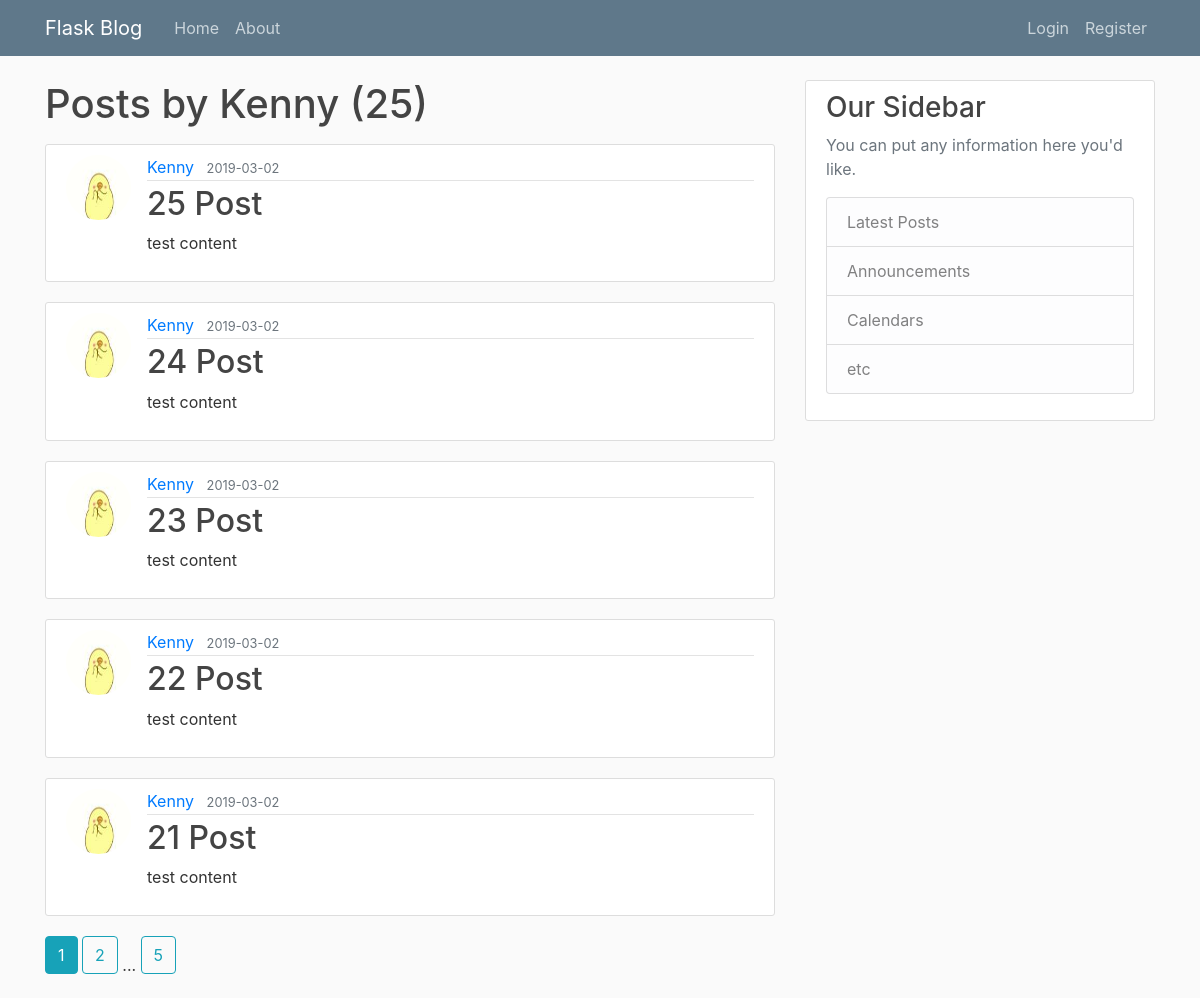
/user/Kenny, run on the app's committed database.
### flaskblog/models.py (models this page shows, shortened)
class User(db.Model, UserMixin):
    id = db.Column(db.Integer, primary_key=True)
    user_name = db.Column(db.String(20), unique=True, nullable=False)
    email = db.Column(db.String(120), unique=True, nullable=False)
    image_file = db.Column(db.String(20), nullable=False, default='default.jpg')
    password = db.Column(db.String(60), nullable=False)
    posts = db.relationship('Post', backref='author', lazy=True)

class Post(db.Model):
    id = db.Column(db.Integer, primary_key=True)
    title = db.Column(db.String(100), nullable=False)
    date_posted = db.Column(db.DATETIME, nullable=False, default=datetime.utcnow)
    content = db.Column(db.Text, nullable=False)
    user_id = db.Column(db.Integer, db.ForeignKey('user.id'), nullable=False)

### flaskblog/users/routes.py (the view)
@users.route('/user/<string:username>')
def user_posts(username):
    page = request.args.get('page', 1, type=int)
    user = User.query.filter_by(user_name=username).first_or_404()
    posts = Post.query.filter_by(author=user)\
        .order_by(Post.date_posted.desc()).\
        paginate(per_page=5, page=page)
    return render_template('user_posts.html', posts=posts, user=user)

### flaskblog/templates/user_posts.html
{% extends "layout.html" %}
{% block content %}
    <h1 class="mb-3">Posts by {{ user.user_name }} ({{ posts.total }})</h1>
    {% for post in posts.items %}
        <article class="media content-section">
          <img class="rounded-circle article-img" src="{{ url_for('static', filename='profile_pics/' + post.author.image_file) }}">
          <div class="media-body">
            <div class="article-metadata">
              <a class="mr-2" href="{{ url_for('users.user_posts', username=post.author.user_name) }}">{{ post.author.user_name }}</a>
              <small class="text-muted">{{ post.date_posted.strftime('%Y-%m-%d') }}</small>
            </div>
            <h2><a class="article-title" href="{{ url_for('posts.post', post_id=post.id) }}">{{ post.title }}</a></h2>
            <p class="article-content">{{ post.content }}</p>
          </div>
        </article>
    {% endfor %}
    {% for page_num in posts.iter_pages(left_edge=1, right_edge=1, left_current=1, right_current=2) %}
        {% if page_num %}
            {% if posts.page == page_num %}
                <a class="btn btn-info mb-4" href="{{ url_for('users.user_posts', username=user.user_name, page=page_num)}}">{{ page_num }}</a>
            {% else %}
                <a class="btn btn-outline-info mb-4" href="{{ url_for('users.user_posts', username=user.user_name, page=page_num)}}">{{ page_num }}</a>
            {% endif %}
        {% else %}
            ...
        {% endif %}
    {% endfor %}
{% endblock content %}

### flaskblog/static/main.css (style rules this page uses)
body { background: #fafafa; color: #333333; margin-top: 5rem; }
h1, h2, h3, h4, h5, h6 { color: #444444; }
.content-section { background: #ffffff; padding: 10px 20px; border: 1px solid #dddddd; border-radius: 3px; margin-bottom: 20px; }
.article-title { color: #444444; }
.article-content { white-space: pre-line; }
.article-img { height: 65px; width: 65px; margin-right: 16px; }
.article-metadata { padding-bottom: 1px; margin-bottom: 4px; border-bottom: 1px solid #e3e3e3 }

### data on the page
User: user_name "Kenny"
Post: image_file (picture), author.user_name "Kenny", date_posted "2019-03-02", title "25 Post", content "test content"
Post: image_file (picture), author.user_name "Kenny", date_posted "2019-03-02", title "24 Post", content "test content"
Post: image_file (picture), author.user_name "Kenny", date_posted "2019-03-02", title "23 Post", content "test content"
Post: image_file (picture), author.user_name "Kenny", date_posted "2019-03-02", title "22 Post", content "test content"
Post: image_file (picture), author.user_name "Kenny", date_posted "2019-03-02", title "21 Post", content "test content"

### other printed values
{{ posts.total }} "25"
{{ page_num }} "1"
{{ page_num }} "2" "5"
